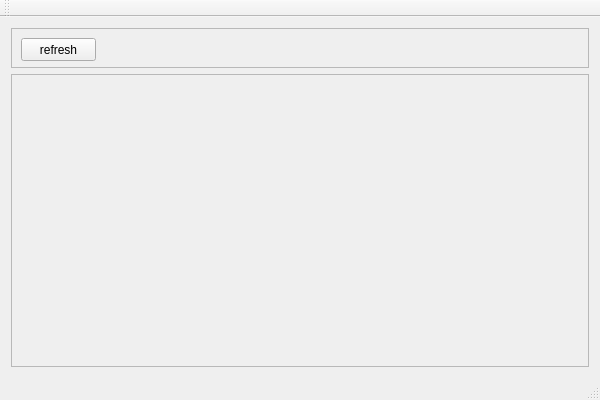
<?xml version="1.0" encoding="UTF-8"?>
<ui version="4.0">
 <class>q4_testviewClass</class>
 <widget class="QMainWindow" name="q4_testviewClass">
  <property name="geometry">
   <rect>
    <x>0</x>
    <y>0</y>
    <width>600</width>
    <height>400</height>
   </rect>
  </property>
  <property name="windowTitle">
   <string>q4_testapp</string>
  </property>
  <widget class="QWidget" name="centralWidget">
   <layout class="QVBoxLayout" name="verticalLayout">
    <item>
     <widget class="QFrame" name="frame_2">
      <property name="minimumSize">
       <size>
        <width>0</width>
        <height>40</height>
       </size>
      </property>
      <property name="maximumSize">
       <size>
        <width>16777215</width>
        <height>40</height>
       </size>
      </property>
      <property name="frameShape">
       <enum>QFrame::StyledPanel</enum>
      </property>
      <property name="frameShadow">
       <enum>QFrame::Raised</enum>
      </property>
      <widget class="QPushButton" name="refreshButton">
       <property name="geometry">
        <rect>
         <x>10</x>
         <y>10</y>
         <width>75</width>
         <height>23</height>
        </rect>
       </property>
       <property name="text">
        <string>refresh</string>
       </property>
      </widget>
     </widget>
    </item>
    <item>
     <widget class="QFrame" name="frame">
      <property name="frameShape">
       <enum>QFrame::StyledPanel</enum>
      </property>
      <property name="frameShadow">
       <enum>QFrame::Raised</enum>
      </property>
     </widget>
    </item>
   </layout>
  </widget>
  <widget class="QMenuBar" name="menuBar">
   <property name="geometry">
    <rect>
     <x>0</x>
     <y>0</y>
     <width>600</width>
     <height>21</height>
    </rect>
   </property>
  </widget>
  <widget class="QToolBar" name="mainToolBar">
   <attribute name="toolBarArea">
    <enum>TopToolBarArea</enum>
   </attribute>
   <attribute name="toolBarBreak">
    <bool>false</bool>
   </attribute>
  </widget>
  <widget class="QStatusBar" name="statusBar"/>
 </widget>
 <layoutdefault spacing="6" margin="11"/>
 <resources>
  <include location="q4_testview.qrc"/>
 </resources>
 <connections/>
</ui>
